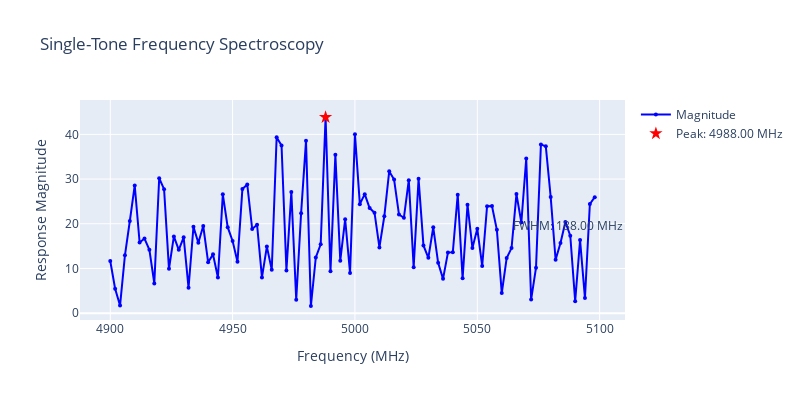

Write notebook code for a chart like this one.
### Code cell
# Find the peak in the frequency sweep
magnitude = freq_spec.result['Magnitude']
frequencies = freq_spec.freq_arr

peak_idx = np.argmax(magnitude)
peak_freq = frequencies[peak_idx]
peak_mag = magnitude[peak_idx]

# Calculate FWHM (Full Width at Half Maximum)
half_max = peak_mag / 2
indices = np.where(magnitude > half_max)[0]
if len(indices) > 1:
    fwhm = frequencies[indices[-1]] - frequencies[indices[0]]
else:
    fwhm = 0

print(f"Peak frequency: {peak_freq:.2f} MHz")
print(f"Peak magnitude: {peak_mag:.4f}")
print(f"FWHM: {fwhm:.2f} MHz")

# Create a detailed plot
fig = go.Figure()

fig.add_trace(go.Scatter(
    x=frequencies,
    y=magnitude,
    mode='lines+markers',
    name='Magnitude',
    line=dict(color='blue', width=2),
    marker=dict(size=4)
))

# Add peak marker
fig.add_trace(go.Scatter(
    x=[peak_freq],
    y=[peak_mag],
    mode='markers',
    name=f'Peak: {peak_freq:.2f} MHz',
    marker=dict(color='red', size=10, symbol='star')
))

# Add FWHM region
if fwhm > 0:
    fig.add_hrect(
        y0=0, y1=half_max,
        x0=frequencies[indices[0]], x1=frequencies[indices[-1]],
        fillcolor='green', opacity=0.2,
        annotation_text=f"FWHM: {fwhm:.2f} MHz"
    )

fig.update_layout(
    title='Single-Tone Frequency Spectroscopy',
    xaxis_title='Frequency (MHz)',
    yaxis_title='Response Magnitude',
    width=800,
    height=400,
    showlegend=True
)

fig.show()

### Figure 1 — Plotly figure (JSON) as saved in the notebook; plotly's stock layout.template omitted (floating-point values rounded to 4 significant figures)
{"data": [{"line": {"color": "blue", "width": 2}, "marker": {"size": 4}, "mode": "lines+markers", "name": "Magnitude", "type": "scatter", "x": [4900.0, 4902.0, 4904.0, 4906.0, 4908.0, 4910.0, 4912.0, 4914.0, 4916.0, 4918.0, 4920.0, 4922.0, 4924.0, 4926.0, 4928.0, 4930.0, 4932.0, 4934.0, 4936.0, 4938.0, 4940.0, 4942.0, 4944.0, 4946.0, 4948.0, 4950.0, 4952.0, 4954.0, 4956.0, 4958.0, 4960.0, 4962.0, 4964.0, 4966.0, 4968.0, 4970.0, 4972.0, 4974.0, 4976.0, 4978.0, 4980.0, 4982.0, 4984.0, 4986.0, 4988.0, 4990.0, 4992.0, 4994.0, 4996.0, 4998.0, 5000.0, 5002.0, 5004.0, 5006.0, 5008.0, 5010.0, 5012.0, 5014.0, 5016.0, 5018.0, 5020.0, 5022.0, 5024.0, 5026.0, 5028.0, 5030.0, 5032.0, 5034.0, 5036.0, 5038.0, 5040.0, 5042.0, 5044.0, 5046.0, 5048.0, 5050.0, 5052.0, 5054.0, 5056.0, 5058.0, 5060.0, 5062.0, 5064.0, 5066.0, 5068.0, 5070.0, 5072.0, 5074.0, 5076.0, 5078.0, 5080.0, 5082.0, 5084.0, 5086.0, 5088.0, 5090.0, 5092.0, 5094.0, 5096.0, 5098.0], "y": [11.67, 5.462, 1.696, 12.94, 20.62, 28.58, 15.81, 16.7, 14.18, 6.656, 30.18, 27.74, 9.917, 17.16, 14.17, 16.98, 5.677, 19.31, 15.76, 19.5, 11.41, 13.16, 7.97, 26.58, 19.24, 16.14, 11.51, 27.77, 28.77, 18.85, 19.78, 8.004, 14.89, 9.697, 39.35, 37.51, 9.533, 27.09, 3.012, 22.38, 38.55, 1.604, 12.48, 15.42, 43.83, 9.391, 35.44, 11.74, 21.01, 9.01, 40.05, 24.38, 26.62, 23.51, 22.47, 14.7, 21.68, 31.73, 29.9, 22.07, 21.34, 29.75, 10.26, 30.04, 15.16, 12.37, 19.22, 11.26, 7.679, 13.55, 13.64, 26.51, 7.789, 24.26, 14.59, 18.86, 10.56, 23.92, 23.97, 18.63, 4.5, 12.32, 14.56, 26.65, 20.28, 34.6, 3.048, 10.18, 37.75, 37.31, 25.96, 11.95, 15.71, 20.39, 17.32, 2.674, 16.35, 3.377, 24.42, 25.95]}, {"marker": {"color": "red", "size": 10, "symbol": "star"}, "mode": "markers", "name": "Peak: 4988.00 MHz", "type": "scatter", "x": [4988], "y": [43.83]}], "layout": {"annotations": [{"showarrow": false, "text": "FWHM: 188.00 MHz", "x": 1, "xanchor": "right", "xref": "x domain", "y": 21.91, "yanchor": "top", "yref": "y"}], "height": 400, "shapes": [{"fillcolor": "green", "opacity": 0.2, "type": "rect", "x0": 4910, "x1": 5098, "xref": "x domain", "y0": 0, "y1": 21.91, "yref": "y"}], "showlegend": true, "title": {"text": "Single-Tone Frequency Spectroscopy"}, "width": 800, "xaxis": {"title": {"text": "Frequency (MHz)"}}, "yaxis": {"title": {"text": "Response Magnitude"}}}}
